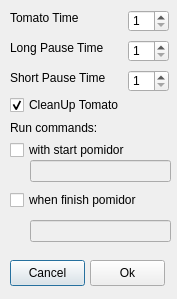
<?xml version="1.0" encoding="UTF-8"?>
<ui version="4.0">
 <class>Dialog</class>
 <widget class="QDialog" name="Dialog">
  <property name="geometry">
   <rect>
    <x>0</x>
    <y>0</y>
    <width>177</width>
    <height>299</height>
   </rect>
  </property>
  <property name="sizePolicy">
   <sizepolicy hsizetype="Fixed" vsizetype="Fixed">
    <horstretch>0</horstretch>
    <verstretch>0</verstretch>
   </sizepolicy>
  </property>
  <property name="windowTitle">
   <string>Dialog</string>
  </property>
  <widget class="QLabel" name="ttime">
   <property name="geometry">
    <rect>
     <x>10</x>
     <y>10</y>
     <width>101</width>
     <height>16</height>
    </rect>
   </property>
   <property name="text">
    <string>Tomato Time</string>
   </property>
  </widget>
  <widget class="QLabel" name="lptime">
   <property name="geometry">
    <rect>
     <x>10</x>
     <y>40</y>
     <width>101</width>
     <height>16</height>
    </rect>
   </property>
   <property name="text">
    <string>Long Pause Time</string>
   </property>
  </widget>
  <widget class="QLabel" name="sptime">
   <property name="geometry">
    <rect>
     <x>10</x>
     <y>70</y>
     <width>101</width>
     <height>16</height>
    </rect>
   </property>
   <property name="text">
    <string>Short Pause Time</string>
   </property>
  </widget>
  <widget class="QSpinBox" name="spinTomat">
   <property name="geometry">
    <rect>
     <x>128</x>
     <y>10</y>
     <width>41</width>
     <height>22</height>
    </rect>
   </property>
   <property name="minimum">
    <number>1</number>
   </property>
  </widget>
  <widget class="QSpinBox" name="spinShort">
   <property name="geometry">
    <rect>
     <x>128</x>
     <y>70</y>
     <width>41</width>
     <height>22</height>
    </rect>
   </property>
   <property name="minimum">
    <number>1</number>
   </property>
  </widget>
  <widget class="QSpinBox" name="spinLong">
   <property name="geometry">
    <rect>
     <x>128</x>
     <y>40</y>
     <width>41</width>
     <height>22</height>
    </rect>
   </property>
   <property name="minimum">
    <number>1</number>
   </property>
  </widget>
  <widget class="QPushButton" name="btnCnl">
   <property name="geometry">
    <rect>
     <x>10</x>
     <y>260</y>
     <width>75</width>
     <height>26</height>
    </rect>
   </property>
   <property name="text">
    <string>Cancel</string>
   </property>
  </widget>
  <widget class="QPushButton" name="btnOk">
   <property name="geometry">
    <rect>
     <x>90</x>
     <y>260</y>
     <width>75</width>
     <height>26</height>
    </rect>
   </property>
   <property name="text">
    <string>Ok</string>
   </property>
  </widget>
  <widget class="QLabel" name="run_label">
   <property name="geometry">
    <rect>
     <x>10</x>
     <y>120</y>
     <width>91</width>
     <height>16</height>
    </rect>
   </property>
   <property name="text">
    <string>Run commands:</string>
   </property>
  </widget>
  <widget class="QCheckBox" name="start_run">
   <property name="geometry">
    <rect>
     <x>10</x>
     <y>140</y>
     <width>121</width>
     <height>20</height>
    </rect>
   </property>
   <property name="text">
    <string>with start pomidor</string>
   </property>
  </widget>
  <widget class="QCheckBox" name="finish_run">
   <property name="geometry">
    <rect>
     <x>10</x>
     <y>190</y>
     <width>131</width>
     <height>20</height>
    </rect>
   </property>
   <property name="text">
    <string>when finish pomidor</string>
   </property>
  </widget>
  <widget class="QLineEdit" name="start_edit">
   <property name="enabled">
    <bool>false</bool>
   </property>
   <property name="geometry">
    <rect>
     <x>30</x>
     <y>160</y>
     <width>141</width>
     <height>22</height>
    </rect>
   </property>
  </widget>
  <widget class="QLineEdit" name="finish_edit">
   <property name="enabled">
    <bool>false</bool>
   </property>
   <property name="geometry">
    <rect>
     <x>30</x>
     <y>220</y>
     <width>141</width>
     <height>22</height>
    </rect>
   </property>
  </widget>
  <widget class="QCheckBox" name="cleanupLong">
   <property name="geometry">
    <rect>
     <x>10</x>
     <y>95</y>
     <width>121</width>
     <height>20</height>
    </rect>
   </property>
   <property name="text">
    <string>CleanUp Tomato</string>
   </property>
   <property name="checked">
    <bool>true</bool>
   </property>
  </widget>
 </widget>
 <tabstops>
  <tabstop>spinTomat</tabstop>
  <tabstop>spinLong</tabstop>
  <tabstop>spinShort</tabstop>
  <tabstop>btnOk</tabstop>
  <tabstop>btnCnl</tabstop>
 </tabstops>
 <resources/>
 <connections>
  <connection>
   <sender>start_run</sender>
   <signal>toggled(bool)</signal>
   <receiver>start_edit</receiver>
   <slot>setEnabled(bool)</slot>
   <hints>
    <hint type="sourcelabel">
     <x>18</x>
     <y>130</y>
    </hint>
    <hint type="destinationlabel">
     <x>64</x>
     <y>152</y>
    </hint>
   </hints>
  </connection>
  <connection>
   <sender>finish_run</sender>
   <signal>toggled(bool)</signal>
   <receiver>finish_edit</receiver>
   <slot>setEnabled(bool)</slot>
   <hints>
    <hint type="sourcelabel">
     <x>18</x>
     <y>181</y>
    </hint>
    <hint type="destinationlabel">
     <x>56</x>
     <y>208</y>
    </hint>
   </hints>
  </connection>
 </connections>
</ui>
